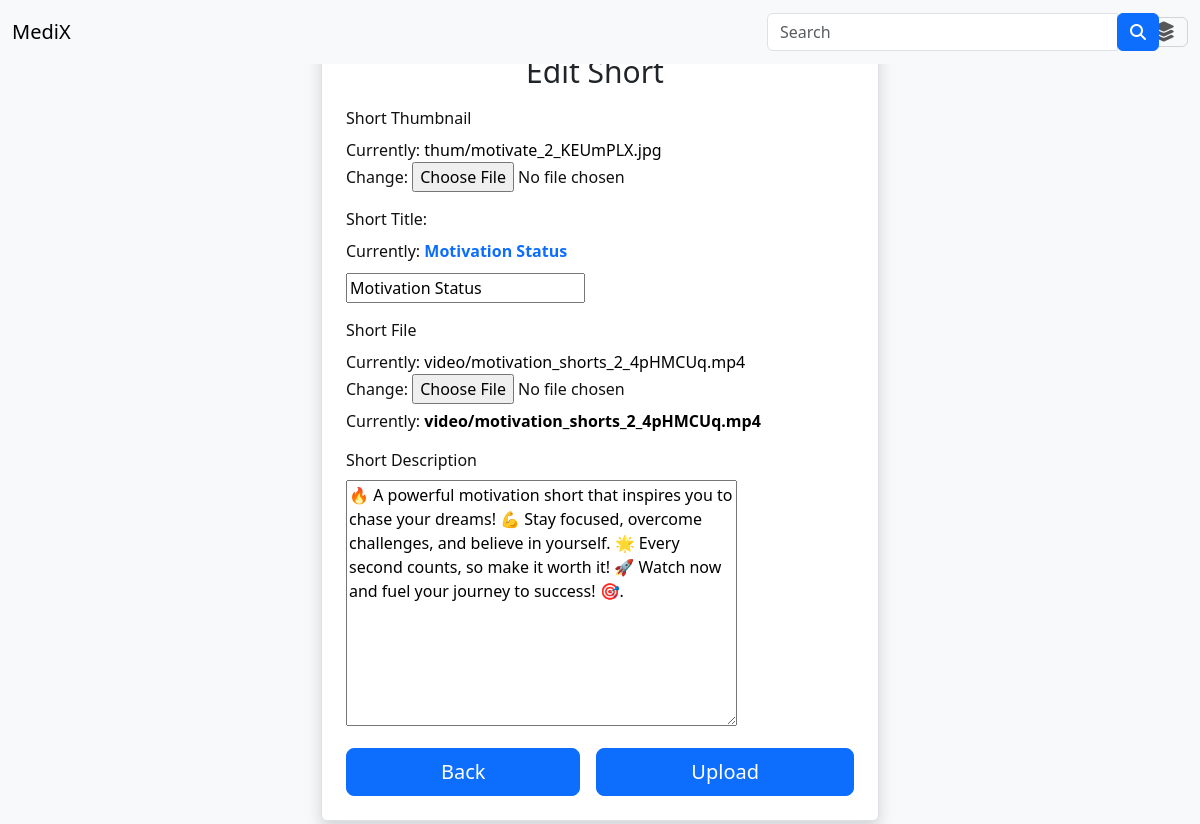
The page /edit-short/4/ (signed in) on the database its author committed.
### shorts/models.py (models this page shows, shortened)
class ShortsDetails(models.Model):
    short_thumbnail = models.ImageField(upload_to='thum/')
    short_title = models.CharField(max_length=1000)
    short_link = models.FileField(upload_to='video/')
    short_description = models.TextField(max_length=1000, null=True, blank=True)
    created_date = models.DateField(default=timezone.now)
    customer_name = models.ForeignKey(User, on_delete=models.CASCADE, default=1)
    view = models.FloatField(default=230.64)

### shorts/views.py (the view, shortened to what this page needs)
# urls.py: path('edit-short/<int:id>/', views.editShort,name='edit_short'),
def editShort(request, id):
    if request.user.is_authenticated:
        short = ShortsDetails.objects.get(id=id)
        form = ShortsForm(request.POST or None, request.FILES or None, instance=short)
        check_user = short.customer_name.username
        formImg = form.instance.short_thumbnail
        formLink = form.instance.short_link
        if request.user.username == check_user:
            context = {
                'form' : form,
                'short': short,
                'check_user' : check_user,
            }
            return render(request, 'edit-short.html', context)
        else:
            return HttpResponse('Page Not Found')
    else:
        return redirect('page')

### shorts/forms.py
class ShortsForm(forms.ModelForm):
    class Meta:
        model = ShortsDetails
        fields = ['short_title', 'short_thumbnail', 'short_link', 'short_description']

### templates/edit-short.html (shortened to what this page needs)
{% extends 'base.html' %}
{% block body %}
<div class="container d-flex justify-content-center align-items-center form-container mg-top">
    <div class="p-4 border rounded shadow bg-white form-box">
        <h2 class="text-center text-dark form-title">Edit Short</h2>
        <form method="POST" enctype="multipart/form-data" class="mt-3">
            <div class="field-container">
                <label class="form-label" for="{{ form.short_thumbnail.id_for_label }}">Short Thumbnail</label>
                <div>{{ form.short_thumbnail }}</div>
            </div>
            <div class="field-container">
                <label class="form-label" for="{{ form.short_title.id_for_label }}">Short Title:</label>
                <div style="margin-bottom: 10px;">Currently: <strong><span class="text-primary">{{ short.short_title }}</span></strong></div>
                <div>{{ form.short_title }}</div>
            </div>
            <div class="field-container">
                <label class="form-label" for="{{ form.short_link.id_for_label }}">Short File</label>
                <div>{{ form.short_link }}</div>
                <div style="margin-top: 5px;">Currently:
                    <strong><a href="{{ short.short_link.url }}" target="_blank">{{ short.short_link.name }}</a></strong>
                </div>
            </div>
            <div class="field-container">
                <label class="form-label" for="{{ form.short_description.id_for_label }}">Short Description</label>
                <div>{{ form.short_description }}</div>
            </div>
            <div class="d-flex gap-3 mt-3">
                <a class="btn btn-primary btn-lg flex-grow-1" href="{% url 'profile' %}">Back</a>
                <button type="submit" class="btn btn-primary btn-lg flex-grow-1">Upload</button>
            </div>
        </form>
    </div>
</div>
{% endblock %}

### static/css/signup.css (style rules this page uses)
body { background-color: #f8f9fa; padding: 0px; margin: 0px; height: 100vh; }
a { text-decoration: none; color: black; }

### static/css/homepage.css (style rules this page uses)
body { height: 100vh; width: 100%; padding: 0px; margin: 0px; background-color: #f8f9fa; color: #111; }

### static/css/open_video.css (style rules this page uses)
body { background-color: #f8f9fa; }

### static/css/banner.css (style rules this page uses)
body { background-color: #f8f9fa; }

### templates/edit-short.html (style rules this page uses)
body { background-color: #f8f9fa; }
.form-container { height: 100vh; }
.form-box { width: 50%; max-width: 600px; }
.form-title { font-size: 30px; margin-left: -10px; }
.field-container { margin-top: 15px; }
.mg-top { position: relative; top: 25px; }

### rows shown on the page
ShortsDetails: short_title "Motivation Status", short_link.name "video/motivation_shorts_2_4pHMCUq.mp4", short_description "🔥 A powerful motivation short that inspires you to chase your dreams! 💪 Stay focused, overcome challenges, and believe in yourself. 🌟 Every second counts, so make it worth it! 🚀 Watch now and fuel your journey to success! 🎯."
